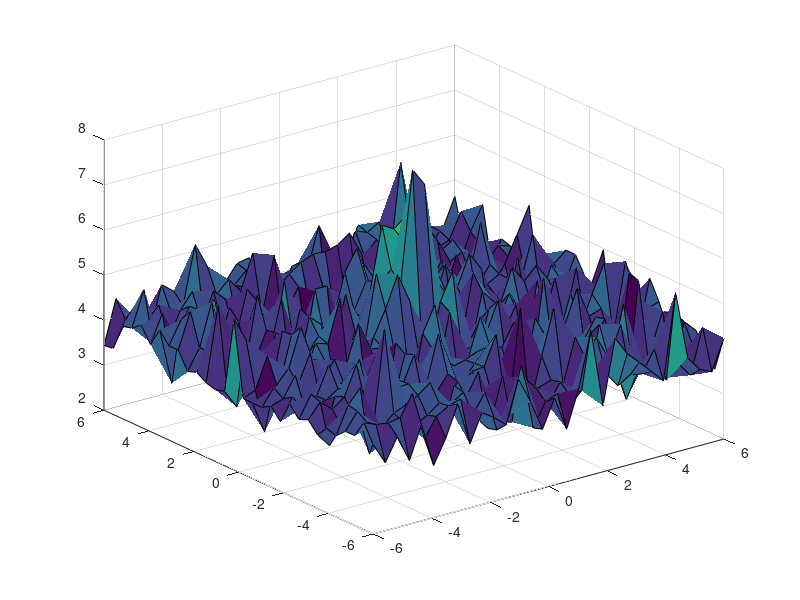

Write MATLAB code to recreate this figure.
function [fluoTrue,fluoMeas] = spotSimulator

    R = 6; %radius of the generated spot in pixels
    numPixels = 30;
    meanAmp = 5; %our spot can peak out here 
    meanbg = 2;  %the background will fluctuate around this value
    %add some noise to the previous two values
    bg = meanbg + randn(numPixels, numPixels, numPixels);
    amp = meanAmp + (meanAmp/2)*randn;
    
    %generate the coordinates for our future spot
    x = linspace(-R, R, numPixels);
    y = linspace(-R, R, numPixels);
    z = linspace(-R, R, numPixels);
    [X,Y,Z] = meshgrid(x, y, z);
  
    %generate the image
    spot = amp.*exp(-(X.^2 + Y.^2 + Z.^2));    
    im = spot + bg;
    
    %display the image (max z-projected with peak height and color corresponding to intensity)
    proj = max(im, [], 3);
    surf(x, y, proj)
    
    %generate some preliminary properties of the spot to get a feel for how
    %well we can reconstruct the spot in post-processing
    
    fluoTrue = sum(spot(:));
    fluoMeas = sum(im(:));
       
end


